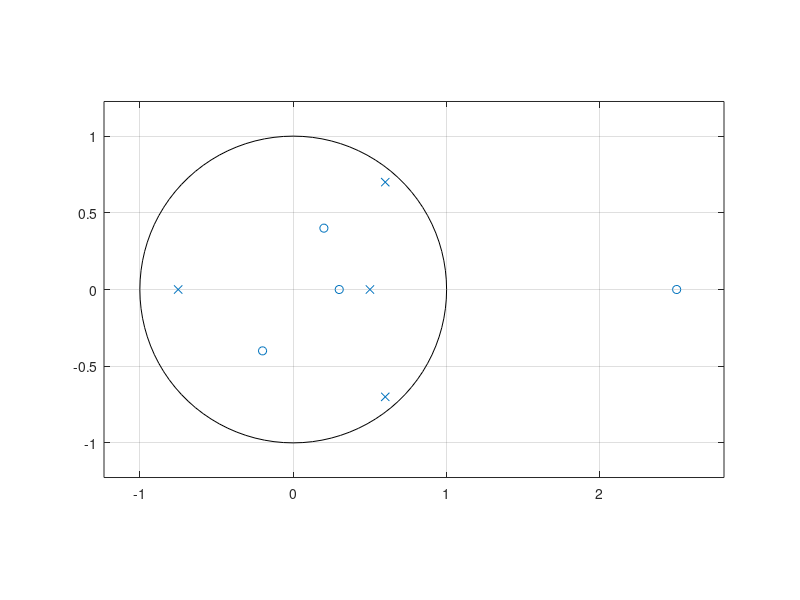

Write MATLAB code to recreate this figure.
clf;
z = [0.3;2.5;0.2+0.4i;-0.2-0.4i];
p = [0.5;-0.75;0.6+0.7i;0.6-0.7i];
k=3.9;

zplane(z,p)%z,p phải là những vector cột
[num,den]=zp2tf(z,p,k)
